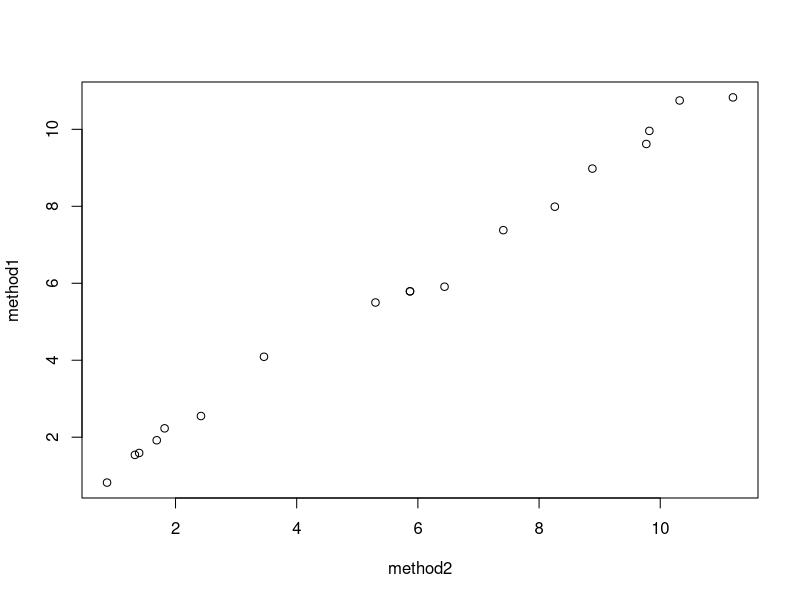

Generate this figure with R:
library(HSAUR3)


### Name: waves
### Title: Electricity from Wave Power at Sea
### Aliases: waves
### Keywords: datasets

### ** Examples


  data("waves", package = "HSAUR3")
  plot(method1 ~ method2, data = waves)
